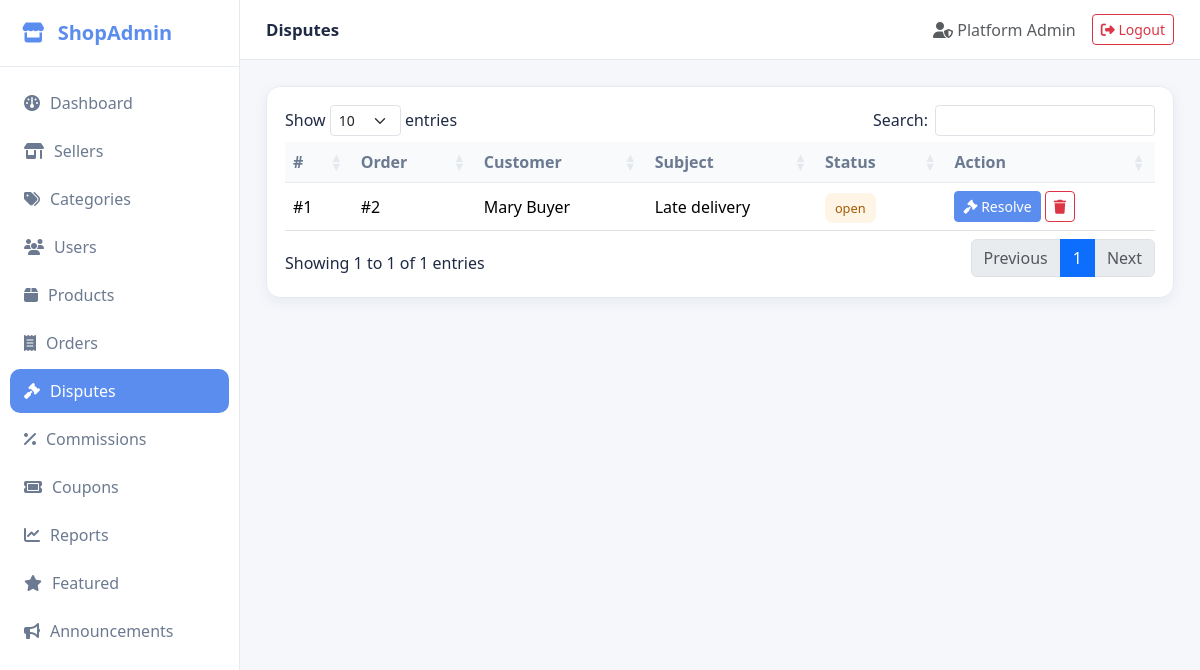
Screenshot of /index.php?url=disputes (signed in) with the database file from the repository.
### tables this page shows
CREATE TABLE IF NOT EXISTS `disputes` (
  `id` INT UNSIGNED AUTO_INCREMENT PRIMARY KEY,
  `order_id` INT UNSIGNED NOT NULL,
  `customer_id` INT UNSIGNED NOT NULL,
  `subject` VARCHAR(200) NOT NULL,
  `message` TEXT,
  `admin_notes` TEXT,
  `status` ENUM('open','resolved') NOT NULL DEFAULT 'open',
  `created_at` TIMESTAMP DEFAULT CURRENT_TIMESTAMP,
  FOREIGN KEY (`order_id`) REFERENCES `orders`(`id`) ON DELETE CASCADE
);

CREATE TABLE IF NOT EXISTS `users` (
  `id` INT UNSIGNED AUTO_INCREMENT PRIMARY KEY,
  `name` VARCHAR(100) NOT NULL,
  `email` VARCHAR(150) NOT NULL UNIQUE,
  `password` VARCHAR(255) NOT NULL,
  `role` ENUM('admin','seller','customer','delivery') NOT NULL DEFAULT 'customer',
  `status` ENUM('active','inactive','suspended','pending') NOT NULL DEFAULT 'active',
  `phone` VARCHAR(30) DEFAULT NULL,
  `avatar` VARCHAR(255) DEFAULT NULL,
  `created_at` TIMESTAMP DEFAULT CURRENT_TIMESTAMP
);

### controllers/Controller.php (called while the page is built, shortened)
<?php
class Controller {
    public function __construct($db) { $this->db = $db; }
    protected function view($path, $data = []) {
        extract($data);
        require __DIR__ . '/../views/layouts/header.php';
        require __DIR__ . '/../views/' . $path . '.php';
        require __DIR__ . '/../views/layouts/footer.php';
    }
}

### controllers/DisputesController.php (called while the page is built, shortened)
<?php
require_once __DIR__ . '/Controller.php';
require_once __DIR__ . '/../models/DisputeModel.php';
class DisputesController extends Controller {
    public function index() {
        $list = (new DisputeModel($this->db))->all();
        $this->view('disputes/index', ['pageTitle'=>'Disputes','list'=>$list]);
    }
}

### index.php (called while the page is built, shortened)
<?php
require_once __DIR__ . '/config/db.php';
require_once __DIR__ . '/includes/helpers.php';
$url = $_GET['url'] ?? 'auth/login';
$url = trim($url, '/');
$parts = array_values(array_filter(explode('/', $url)));
$action         = $parts[1] ?? 'index';
$params         = array_slice($parts, 2);
$obj = new $controller($conn);
call_user_func_array([$obj, $action], $params);

### models/Model.php (called while the page is built, shortened)
<?php
class Model {
    public function __construct($db) { $this->db = $db; }
}

### models/DisputeModel.php (called while the page is built, shortened)
<?php
require_once __DIR__ . '/Model.php';
class DisputeModel extends Model {
    public function all() {
        return $this->db->query("SELECT d.*, u.name AS customer_name FROM disputes d JOIN users u ON d.customer_id=u.id ORDER BY d.id DESC")->fetch_all(MYSQLI_ASSOC);
    }
}

### includes/helpers.php (called while the page is built, shortened)
<?php
function e($v) {
    return htmlspecialchars((string)$v, ENT_QUOTES, 'UTF-8');
}
function url($path = '') {
    return BASE_URL . '/index.php?url=' . ltrim($path, '/');
}

### views/disputes/index.php (the view, shortened to what this page needs)
<div class="table-card">
  <table class="table align-middle data-table">
    <thead><tr><th>#</th><th>Order</th><th>Customer</th><th>Subject</th><th>Status</th><th>Action</th></tr></thead>
    <tbody>
      <?php foreach ($list as $d): ?>
        <tr>
          <td>#<?= e($d['id']) ?></td>
          <td>#<?= e($d['order_id']) ?></td>
          <td><?= e($d['customer_name']) ?></td>
          <td><?= e($d['subject']) ?></td>
          <td><span class="badge-soft badge-<?= $d['status']==='resolved'?'approved':'pending' ?>"><?= e($d['status']) ?></span></td>
          <td>
            <?php if ($d['status']==='open'): ?>
              <button class="btn btn-sm btn-primary" data-bs-toggle="modal" data-bs-target="#dr<?= $d['id'] ?>"><i class="fa-solid fa-gavel"></i> Resolve</button>
            <?php else: ?>
              <small class="text-muted"><?= e($d['admin_notes']) ?></small>
            <?php endif; ?>
            <button class="btn btn-sm btn-outline-danger" onclick="confirmGo('<?= url('disputes/delete/'.$d['id']) ?>','Delete this dispute?')"><i class="fa-solid fa-trash"></i></button>
          </td>
        </tr>
      <?php endforeach; ?>
    </tbody>
  </table>
</div>

### assets/css/style.css (style rules this page uses)
:root { --bg:#f5f7fb; --card:#fff; --primary:#5b8def; --primary-dark:#3f6fd6; --text:#1f2a44; --muted:#6b7a90; --border:#e6ebf2; --success:#22c55e; --danger:#ef4444; --warning:#f59e0b; --shadow:0 4px 14px rgba(20,30,60,.06); }
* { box-sizing:border-box }
body { margin:0;font-family:'Segoe UI',system-ui,sans-serif;background:var(--bg);color:var(--text) }
.btn-primary { background:var(--primary);border-color:var(--primary) }
.table-card { background:#fff;border-radius:14px;box-shadow:var(--shadow);border:1px solid var(--border);padding:18px }
table.dataTable { border-collapse:separate !important;border-spacing:0 }
.table thead th { background:#f8fafc;color:var(--muted);font-weight:600;border-bottom:1px solid var(--border) }
.badge-soft { padding:6px 10px;border-radius:8px;font-weight:500;font-size:.8rem }
.badge-pending { background:#fff5e6;color:#a35b00 }

### rows the page displays
disputes: id "1", order "2", users.name "Mary Buyer", subject "Late delivery", status "open"

### other values shown
APP_NAME "ShopAdmin"
$pageTitle "Disputes"
$u['name'] "Platform Admin"
